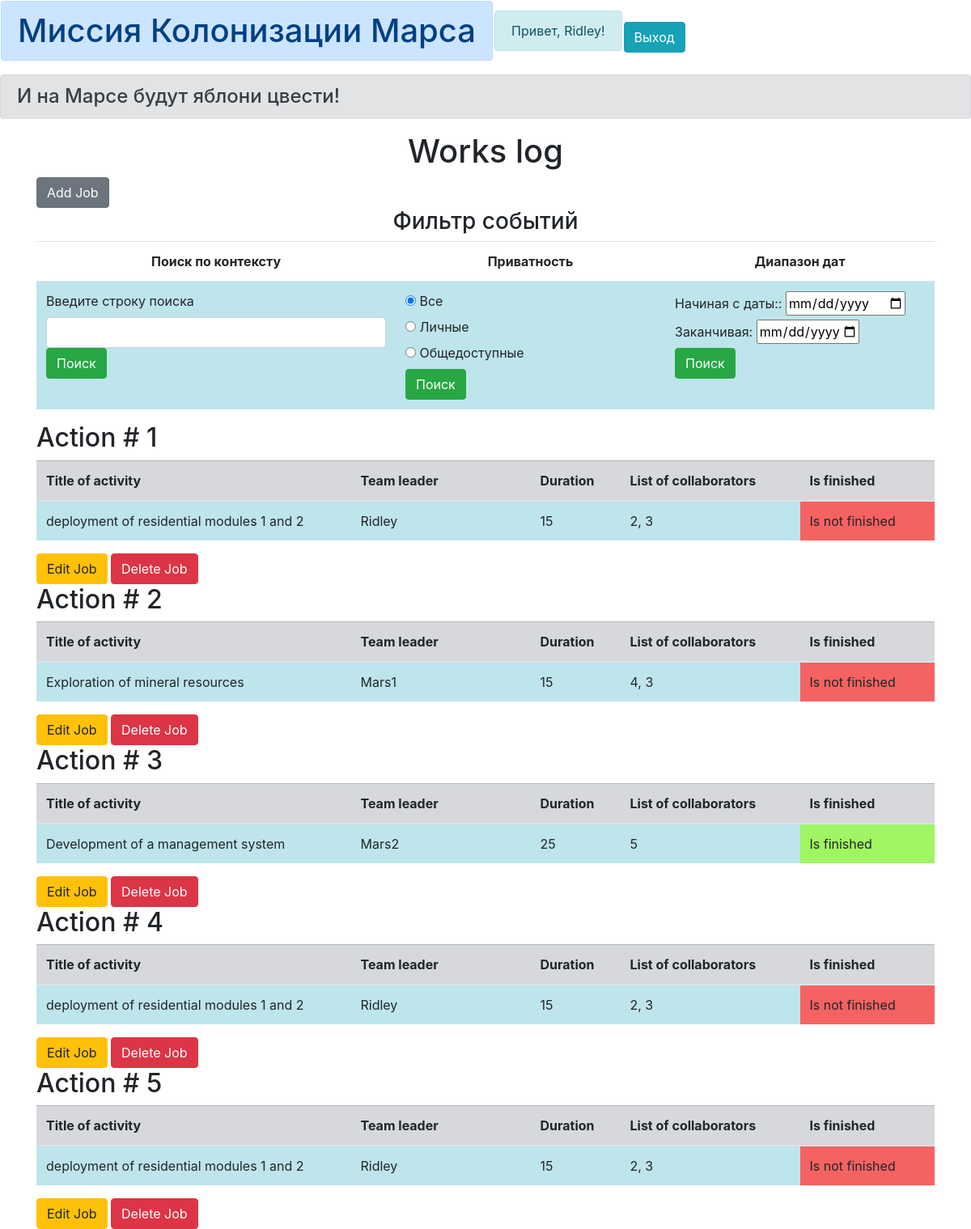
The page /jobs_table (signed in) on the database its author committed.
### data/users.py (models this page shows, shortened)
class User(SqlAlchemyBase, UserMixin):
    __tablename__ = 'users'
    id = sqlalchemy.Column(sqlalchemy.Integer,
                           primary_key=True, autoincrement=True)
    surname = sqlalchemy.Column(sqlalchemy.String, nullable=True)
    name = sqlalchemy.Column(sqlalchemy.String, nullable=True)
    age = sqlalchemy.Column(sqlalchemy.Integer, nullable=True)
    position = sqlalchemy.Column(sqlalchemy.String, nullable=True)
    speciality = sqlalchemy.Column(sqlalchemy.String, nullable=True)
    address = sqlalchemy.Column(sqlalchemy.String, nullable=True)
    email = sqlalchemy.Column(
        sqlalchemy.String, unique=True, index=True, nullable=True)
    hashed_password = sqlalchemy.Column(sqlalchemy.String, nullable=True)
    modified_date = sqlalchemy.Column(sqlalchemy.DateTime,
                                      default=datetime.datetime.now)
    jobs = orm.relation("Jobs", back_populates='user')
    departments = orm.relation("Department", back_populates='user')

### data/jobs.py (models this page shows, shortened)
class Jobs(SqlAlchemyBase):
    __tablename__ = 'Jobs'
    id = sqlalchemy.Column(sqlalchemy.Integer,
                           primary_key=True, autoincrement=True)
    team_leader = sqlalchemy.Column(sqlalchemy.Integer, sqlalchemy.ForeignKey("users.id"), nullable=True)
    job = sqlalchemy.Column(sqlalchemy.String, nullable=True)
    work_size = sqlalchemy.Column(sqlalchemy.Integer, nullable=True)
    collaborators = sqlalchemy.Column(sqlalchemy.String, nullable=True)
    start_date = sqlalchemy.Column(sqlalchemy.DateTime,
                                   default=datetime.datetime.now)
    end_date = sqlalchemy.Column(sqlalchemy.DateTime)
    is_finished = sqlalchemy.Column(sqlalchemy.BOOLEAN, nullable=True)
    user = orm.relation('User')

### main.py (the view, shortened to what this page needs)
@app.route("/jobs_table", methods=['GET', 'POST'])
def jobs_table():
    session = db_session.create_session()
    if request.method == 'GET':
        j = session.query(jobs.Jobs).all()
        return render_template("jobs_table.html", jobs=j, title="Журнал работ")

### data/db_session.py (called while the page is built)
def create_session() -> Session:
    global __factory
    return __factory()

### main.py (called while the page is built)
@login_manager.user_loader
def load_user(user_id):
    session = db_session.create_session()
    return session.query(User).get(user_id)

### templates/jobs_table.html
{% extends "base.html" %}
{% block content %}
<h1 align="center">Works log</h1>
{% if current_user.is_authenticated %}
<a href="/addjob" class="btn btn-secondary">Add Job</a>
{% endif %}
<form method="post">
    <h3 align="center">Фильтр событий</h3>
    <div>
        <table class="table table-hover">
            <tr align="center">
                <th>Поиск по контексту</th>
                <th>Приватность</th>
                <th>Диапазон дат</th>
            </tr>
            <tr>
                <td class="table-info">
                    <label for="search_text">Введите строку поиска</label>
                    <input type="search" class="form-control" id="search_text" name="search_str" value="">
                    <button type="submit" class="btn btn-success" name="action" value="text">Поиск</button>
                </td>
                <td class="table-info" style="width: 30%;">
                    <input type="radio" id="all" name="priv" value="all" checked>
                    <label for="all">Все</label><br>
                    <input type="radio" id="my" name="priv" value="my">
                    <label for="my">Личные</label><br>
                    <input type="radio" id="other" name="priv" value="other">
                    <label for="other">Общедоступные</label><br>
                    <button type="submit" class="btn btn-success" name="action" value="privat">Поиск</button>
                </td>
                <td class="table-info" style="width: 30%;">
                    <label for="datemin">Начиная с даты::</label>
                    <input type="date" id="datemin" name="datemin" min="2000-01-02"><br>
                    <label for="datemax">Заканчивая:</label>
                    <input type="date" id="datemax" name="datemax" max="1979-12-31"><br>
                    <button type="submit" class="btn btn-success" name="action" value="data">Поиск</button>
                </td>
            </tr>
        </table>
    </div>
</form>
{% for job in jobs%}
<div>
    <h2>Action # {{job.id}}</h2>
    {% if job.is_finished == False %}
    {% set color = '#f56262' %}
    {% set ready = 'Is not finished' %}
    {% else %}
    {%set color = '#9ff562'%}
    {% set ready = 'Is finished' %}
    {% endif %}
    <div>
        <table class="table table-hover">
            <thead class="table-secondary">
                <tr>
                    <th>Title of activity</th>
                    <th>Team leader</th>
                    <th>Duration</th>
                    <th>List of collaborators</th>
                    <th>Is finished</th>
                </tr>
            </thead>
            <tr>
                <td class="table-info">{{job.job}}</td>
                <td class="table-info" style="width: 20%;">{{job.user.name}}</td>
                <td class="table-info" style="width: 10%;">{{job.work_size}}</td>
                <td class="table-info" style="width: 20%;">{{job.collaborators}}</td>
                <td bgcolor="{{ color }}" style="width: 15%;">{{ ready }}</td>
            </tr>
        </table>
        {% if current_user.is_authenticated and (current_user == job.user or current_user.id == 1) %}
        <div>
            <a href="/editjob/{{ job.id }}" class="btn btn-warning">Edit Job</a>
            <a href="/job_delete/{{ job.id }}" class="btn btn-danger">Delete Job</a>
        </div>
        {% endif %}
    </div>
</div>
{% endfor %}
{% endblock %}

### templates/base.html (shortened to what this page needs)
<!doctype html>
<html lang="en">
<head>
    <link rel="stylesheet" type="text/css" href="{{url_for('static', filename='css/style.css')}}"/>
    <link rel="stylesheet" href="https://stackpath.bootstrapcdn.com/bootstrap/4.4.1/css/bootstrap.min.css"
>
</head>
<body>
<table><tr><td><h1 class="alert alert-primary">Миссия Колонизации Марса</h1></td>
<td><div class="alert alert-info">
   <a>Привет, {{ current_user.name }}!</a>
  </div></td>
<td>
    {% if current_user.is_authenticated %}
<a class="btn btn-info" href="/logout">Выход</a>
{% else %}
<p>
    <a class="btn btn-primary" href="/register">Зарегистрироваться</a>
    <a class="btn btn-success" href="{{ url_for('login') }}">Войти</a>
</p>
{% endif %}
</td>
</tr>
</table>
<h4 class="alert alert-secondary">И на Марсе будут яблони цвести!</h4>
<main role="main" class="container">
    {% block content %}{% endblock %}
</main>
</html>

### static/css/style.css (style rules this page uses)
h4 { padding-left: 20px; color : gray; }

### rows shown on the page
User: name "Ridley"
Jobs: id "1", job "deployment of residential modules 1 and 2", user.name "Ridley", work_size "15", collaborators "2, 3", ready "Is not finished"
Jobs: id "2", job "Exploration of mineral resources", user.name "Mars1", work_size "15", collaborators "4, 3", ready "Is not finished"
Jobs: id "3", job "Development of a management system", user.name "Mars2", work_size "25", collaborators "5", ready "Is finished"
Jobs: id "4", job "deployment of residential modules 1 and 2", user.name "Ridley", work_size "15", collaborators "2, 3", ready "Is not finished"
Jobs: id "5", job "deployment of residential modules 1 and 2", user.name "Ridley", work_size "15", collaborators "2, 3", ready "Is not finished"
